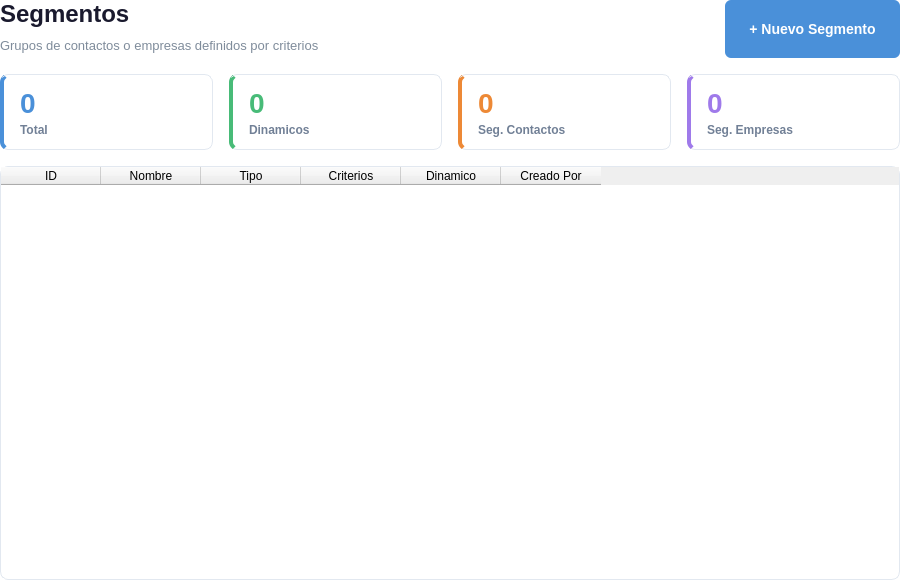
<?xml version="1.0" encoding="UTF-8"?>
<ui version="4.0">
 <class>SegmentoList</class>
 <widget class="QWidget" name="SegmentoList">
  <property name="geometry">
   <rect>
    <x>0</x>
    <y>0</y>
    <width>900</width>
    <height>580</height>
   </rect>
  </property>
  <property name="styleSheet">
   <string notr="true">
QWidget#SegmentoList {
    background-color: transparent;
}
QLabel#listTitle {
    font-size: 24px;
    font-weight: bold;
    color: #1a1a2e;
}
QLabel#listSubtitle {
    font-size: 13px;
    color: #7f8c9b;
}
QPushButton#btn_nuevo_segmento {
    background-color: #4a90d9;
    color: white;
    border: none;
    border-radius: 6px;
    font-size: 14px;
    font-weight: 600;
    padding: 10px 24px;
    min-height: 38px;
}
QPushButton#btn_nuevo_segmento:hover { background-color: #3a7bc8; }
QPushButton#btn_nuevo_segmento:pressed { background-color: #2a6bb8; }
QFrame#cardTotal {
    background-color: white;
    border: 1px solid #e2e8f0;
    border-radius: 8px;
    border-left: 4px solid #4a90d9;
}
QFrame#cardDinamicos {
    background-color: white;
    border: 1px solid #e2e8f0;
    border-radius: 8px;
    border-left: 4px solid #48bb78;
}
QFrame#cardContactos {
    background-color: white;
    border: 1px solid #e2e8f0;
    border-radius: 8px;
    border-left: 4px solid #ed8936;
}
QFrame#cardEmpresas {
    background-color: white;
    border: 1px solid #e2e8f0;
    border-radius: 8px;
    border-left: 4px solid #9f7aea;
}
QLabel#statValueTotal {
    font-size: 28px; font-weight: bold; color: #4a90d9;
}
QLabel#statValueDinamicos {
    font-size: 28px; font-weight: bold; color: #48bb78;
}
QLabel#statValueContactos {
    font-size: 28px; font-weight: bold; color: #ed8936;
}
QLabel#statValueEmpresas {
    font-size: 28px; font-weight: bold; color: #9f7aea;
}
QLabel#statLabelTotal, QLabel#statLabelDinamicos,
QLabel#statLabelContactos, QLabel#statLabelEmpresas {
    font-size: 12px; color: #718096; font-weight: 500;
}
QTableWidget#tabla_segmentos {
    background-color: white;
    border: 1px solid #e2e8f0;
    border-radius: 8px;
    gridline-color: #f0f2f5;
    font-size: 13px;
}
QTableWidget#tabla_segmentos QHeaderView::section {
    background-color: #f7fafc;
    color: #2d3748;
    font-weight: bold;
    font-size: 13px;
    padding: 10px 8px;
    border: none;
    border-bottom: 2px solid #e2e8f0;
    border-right: 1px solid #f0f2f5;
}
QTableWidget#tabla_segmentos QHeaderView::section:last {
    border-right: none;
}
QTableWidget#tabla_segmentos::item {
    padding: 10px 8px;
    color: #2d3748;
    border-bottom: 1px solid #f0f2f5;
}
QTableWidget#tabla_segmentos::item:selected {
    background-color: #ebf8ff;
    color: #2c5282;
}
QTableWidget#tabla_segmentos::item:hover {
    background-color: #f7fafc;
}
   </string>
  </property>
  <layout class="QVBoxLayout" name="mainLayout">
   <property name="leftMargin"><number>0</number></property>
   <property name="topMargin"><number>0</number></property>
   <property name="rightMargin"><number>0</number></property>
   <property name="bottomMargin"><number>0</number></property>
   <property name="spacing"><number>16</number></property>

   <item>
    <layout class="QHBoxLayout" name="headerLayout">
     <item>
      <layout class="QVBoxLayout" name="titleLayout">
       <property name="spacing"><number>4</number></property>
       <item>
        <widget class="QLabel" name="listTitle">
         <property name="text"><string>Segmentos</string></property>
        </widget>
       </item>
       <item>
        <widget class="QLabel" name="listSubtitle">
         <property name="text"><string>Grupos de contactos o empresas definidos por criterios</string></property>
        </widget>
       </item>
      </layout>
     </item>
     <item>
      <spacer name="headerSpacer">
       <property name="orientation"><enum>Qt::Horizontal</enum></property>
       <property name="sizeHint" stdset="0"><size><width>40</width><height>20</height></size></property>
      </spacer>
     </item>
     <item>
      <widget class="QPushButton" name="btn_nuevo_segmento">
       <property name="text"><string>+ Nuevo Segmento</string></property>
       <property name="cursor"><cursorShape>PointingHandCursor</cursorShape></property>
      </widget>
     </item>
    </layout>
   </item>

   <item>
    <layout class="QHBoxLayout" name="statsLayout">
     <property name="spacing"><number>16</number></property>
     <item>
      <widget class="QFrame" name="cardTotal">
       <property name="maximumSize"><size><width>16777215</width><height>80</height></size></property>
       <layout class="QVBoxLayout" name="cardTotalLayout">
        <property name="leftMargin"><number>16</number></property>
        <property name="topMargin"><number>12</number></property>
        <property name="rightMargin"><number>16</number></property>
        <property name="bottomMargin"><number>12</number></property>
        <property name="spacing"><number>4</number></property>
        <item><widget class="QLabel" name="statValueTotal"><property name="text"><string>0</string></property></widget></item>
        <item><widget class="QLabel" name="statLabelTotal"><property name="text"><string>Total</string></property></widget></item>
       </layout>
      </widget>
     </item>
     <item>
      <widget class="QFrame" name="cardDinamicos">
       <property name="maximumSize"><size><width>16777215</width><height>80</height></size></property>
       <layout class="QVBoxLayout" name="cardDinamicosLayout">
        <property name="leftMargin"><number>16</number></property>
        <property name="topMargin"><number>12</number></property>
        <property name="rightMargin"><number>16</number></property>
        <property name="bottomMargin"><number>12</number></property>
        <property name="spacing"><number>4</number></property>
        <item><widget class="QLabel" name="statValueDinamicos"><property name="text"><string>0</string></property></widget></item>
        <item><widget class="QLabel" name="statLabelDinamicos"><property name="text"><string>Dinamicos</string></property></widget></item>
       </layout>
      </widget>
     </item>
     <item>
      <widget class="QFrame" name="cardContactos">
       <property name="maximumSize"><size><width>16777215</width><height>80</height></size></property>
       <layout class="QVBoxLayout" name="cardContactosLayout">
        <property name="leftMargin"><number>16</number></property>
        <property name="topMargin"><number>12</number></property>
        <property name="rightMargin"><number>16</number></property>
        <property name="bottomMargin"><number>12</number></property>
        <property name="spacing"><number>4</number></property>
        <item><widget class="QLabel" name="statValueContactos"><property name="text"><string>0</string></property></widget></item>
        <item><widget class="QLabel" name="statLabelContactos"><property name="text"><string>Seg. Contactos</string></property></widget></item>
       </layout>
      </widget>
     </item>
     <item>
      <widget class="QFrame" name="cardEmpresas">
       <property name="maximumSize"><size><width>16777215</width><height>80</height></size></property>
       <layout class="QVBoxLayout" name="cardEmpresasLayout">
        <property name="leftMargin"><number>16</number></property>
        <property name="topMargin"><number>12</number></property>
        <property name="rightMargin"><number>16</number></property>
        <property name="bottomMargin"><number>12</number></property>
        <property name="spacing"><number>4</number></property>
        <item><widget class="QLabel" name="statValueEmpresas"><property name="text"><string>0</string></property></widget></item>
        <item><widget class="QLabel" name="statLabelEmpresas"><property name="text"><string>Seg. Empresas</string></property></widget></item>
       </layout>
      </widget>
     </item>
    </layout>
   </item>

   <item>
    <widget class="QTableWidget" name="tabla_segmentos">
     <property name="editTriggers"><set>QAbstractItemView::NoEditTriggers</set></property>
     <property name="selectionMode"><enum>QAbstractItemView::SingleSelection</enum></property>
     <property name="selectionBehavior"><enum>QAbstractItemView::SelectRows</enum></property>
     <property name="showGrid"><bool>true</bool></property>
     <property name="columnCount"><number>6</number></property>
     <column><property name="text"><string>ID</string></property></column>
     <column><property name="text"><string>Nombre</string></property></column>
     <column><property name="text"><string>Tipo</string></property></column>
     <column><property name="text"><string>Criterios</string></property></column>
     <column><property name="text"><string>Dinamico</string></property></column>
     <column><property name="text"><string>Creado Por</string></property></column>
    </widget>
   </item>

  </layout>
 </widget>
 <resources/>
 <connections/>
</ui>
